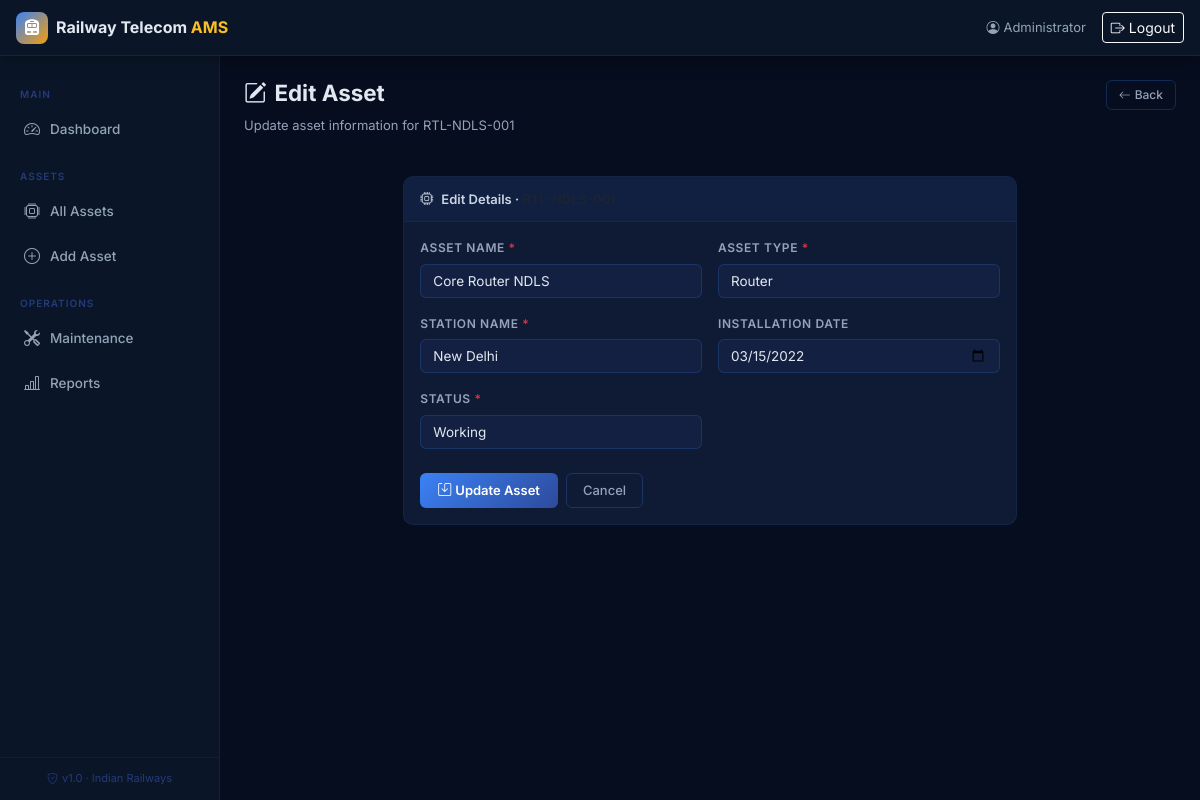
Page /assets/edit/RTL-NDLS-001 (signed in) on the committed database.
### tables this page shows
CREATE TABLE assets (
            id              INTEGER PRIMARY KEY AUTOINCREMENT,
            asset_id        TEXT    UNIQUE NOT NULL,
            asset_name      TEXT    NOT NULL,
            asset_type      TEXT    NOT NULL,
            station_name    TEXT    NOT NULL,
            installation_date TEXT,
            status          TEXT    NOT NULL DEFAULT 'Working',
            qr_path         TEXT,
            created_at      TIMESTAMP DEFAULT CURRENT_TIMESTAMP
        );

### app.py (the view, shortened to what this page needs)
@app.route('/assets/edit/<asset_id>', methods=['GET', 'POST'])
@login_required
def edit_asset(asset_id):
    with get_db() as conn:
        asset = conn.execute("SELECT * FROM assets WHERE asset_id=?", (asset_id,)).fetchone()
        if not asset:
            flash('Asset not found.', 'danger')
            return redirect(url_for('assets'))
    return render_template('edit_asset.html', asset=asset)

### app.py (called while the page is built)
def get_db():
    conn = sqlite3.connect(DB_PATH)
    conn.row_factory = sqlite3.Row
    conn.execute("PRAGMA foreign_keys = ON")
    return conn

def login_required(f):
    @wraps(f)
    def decorated(*args, **kwargs):
        if 'logged_in' not in session:
            return redirect(url_for('login'))
        return f(*args, **kwargs)
    return decorated

### templates/edit_asset.html (shortened to what this page needs)
{% extends 'base.html' %}
{% block content %}
<div class="page-header">
  <div>
    <h2 class="page-title"><i class="bi bi-pencil-square me-2"></i>Edit Asset</h2>
    <p class="page-subtitle">Update asset information for {{ asset.asset_id }}</p>
  </div>
  <a href="{{ url_for('view_asset', asset_id=asset.asset_id) }}" class="btn btn-rail-outline btn-sm">
    <i class="bi bi-arrow-left me-1"></i>Back
  </a>
</div>
<div class="row justify-content-center">
  <div class="col-lg-8">
    <div class="card-rail">
      <div class="card-rail-header">
        <i class="bi bi-cpu me-2"></i>Edit Details · <span class="text-muted">{{ asset.asset_id }}</span>
      </div>
      <div class="card-rail-body">
        <form method="POST">
          <div class="row g-3">
            <div class="col-md-6">
              <label class="form-label-rail">Asset Name <span class="text-danger">*</span></label>
              <input type="text" name="asset_name" class="form-control rail-input"
                     value="{{ asset.asset_name }}" required>
            </div>
            <div class="col-md-6">
              <label class="form-label-rail">Asset Type <span class="text-danger">*</span></label>
              <select name="asset_type" class="form-select rail-input" required>
                {% for t in ['Router','Switch','OFC Cable','Battery Bank','PA System','Communication Equipment'] %}
                  <option {% if asset.asset_type==t %}selected{% endif %}>{{ t }}</option>
                {% endfor %}
              </select>
            </div>
            <div class="col-md-6">
              <label class="form-label-rail">Station Name <span class="text-danger">*</span></label>
              <input type="text" name="station_name" class="form-control rail-input"
                     value="{{ asset.station_name }}" required>
            </div>
            <div class="col-md-6">
              <label class="form-label-rail">Installation Date</label>
              <input type="date" name="installation_date" class="form-control rail-input"
                     value="{{ asset.installation_date or '' }}">
            </div>
            <div class="col-md-6">
              <label class="form-label-rail">Status <span class="text-danger">*</span></label>
              <select name="status" class="form-select rail-input" required>
                {% for s in ['Working','Faulty','Under Maintenance'] %}
                  <option {% if asset.status==s %}selected{% endif %}>{{ s }}</option>
                {% endfor %}
              </select>
            </div>
          </div>
          <div class="d-flex gap-2 mt-4">
            <button type="submit" class="btn btn-primary-rail">
              <i class="bi bi-save me-1"></i>Update Asset
            </button>
            <a href="{{ url_for('view_asset', asset_id=asset.asset_id) }}" class="btn btn-rail-outline">Cancel</a>
          </div>
        </form>
      </div>
    </div>
  </div>
</div>
{% endblock %}

### static/css/style.css (style rules this page uses)
:root { --navy-950: #060d1e; --navy-900: #0a1628; --navy-850: #0f1a35; --navy-800: #142042; --navy-700: #1a2855; --navy-600: #1e3168; --navy-500: #243a7a; --navy-400: #2d4a9b; --blue-500: #3b82f6; --blue-400: #60a5fa; --blue-300: #93c5fd; --amber-500: #f59e0b; --amber-400: #fbbf24; --green-500: #22c55e; --green-400: #4ade80; --red-500: #ef4444; --red-400: #f87171; --slate-400: #94a3b8; --slate-300: #cbd5e1; --slate-200: #e2e8f0; --white: #ffffff; --font-sans: 'Inter', system-ui, sans-serif; --font-mono: 'JetBrains Mono', monospace; --sidebar-w: 220px; --topnav-h: 56px; --radius: 10px; --radius-sm: 6px; --shadow: 0 4px 24px rgba(0,0,0,.45); }
*, *::before, *::after { box-sizing: border-box; margin: 0; padding: 0; }
body { font-family: var(--font-sans); background: var(--navy-950); color: var(--slate-300); font-size: 14px; line-height: 1.6; -webkit-font-smoothing: antialiased; }
.page-header { display: flex; align-items: flex-start; justify-content: space-between; margin-bottom: 24px; gap: 12px; }
.page-title { font-size: 1.4rem; font-weight: 700; color: var(--slate-200); line-height: 1.2; }
.page-subtitle { font-size: 13px; color: var(--slate-400); margin-top: 2px; }
.card-rail { background: var(--navy-850); border: 1px solid rgba(59,130,246,.1); border-radius: var(--radius); overflow: hidden; }
.card-rail-header { padding: 12px 16px; background: rgba(59,130,246,.06); border-bottom: 1px solid rgba(59,130,246,.1); font-weight: 600; font-size: 13px; color: var(--slate-300); }
.card-rail-body { padding: 16px; }
.btn-primary-rail { background: linear-gradient(135deg, var(--blue-500), var(--navy-400)); color: #fff; border: none; padding: 8px 18px; border-radius: var(--radius-sm); font-weight: 600; font-size: 13px; cursor: pointer; text-decoration: none; display: inline-flex; align-items: center; transition: all .18s; }
.btn-rail-outline { background: transparent; color: var(--slate-400); border: 1px solid rgba(59,130,246,.25); padding: 7px 16px; border-radius: var(--radius-sm); font-weight: 500; font-size: 13px; cursor: pointer; text-decoration: none; display: inline-flex; align-items: center; transition: all .18s; }
.btn-rail-outline.btn-sm { padding: 5px 12px; font-size: 12px; }
.form-label-rail { font-size: 12px; font-weight: 600; color: var(--slate-400); text-transform: uppercase; letter-spacing: .05em; margin-bottom: 6px; display: block; }
.rail-input, .rail-input.form-control, .rail-input.form-select { background: var(--navy-800) !important; border: 1px solid rgba(59,130,246,.2) !important; color: var(--slate-200) !important; border-radius: var(--radius-sm) !important; font-size: 13.5px; transition: border-color .18s; }
.rail-input option { background: var(--navy-850); color: var(--slate-200); }

### rows in the picture
assets: asset_id "RTL-NDLS-001", asset_name "Core Router NDLS", asset_type "Router", station_name "New Delhi", installation_date "03/15/2022", status "Working"
